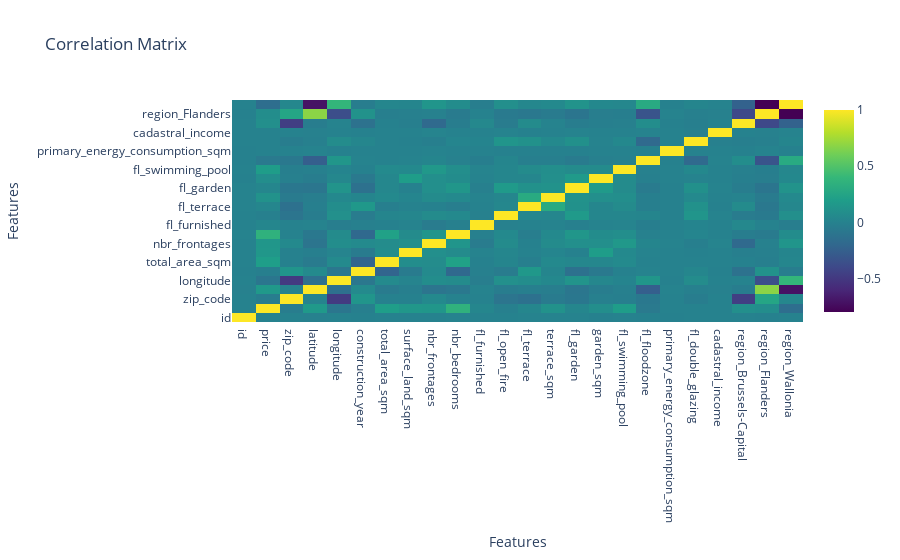

The cell this chart's notebook holds for it:
### Code cell
# Filter the dataframe to include only numeric columns
numeric_df = df2.select_dtypes(include=["int64", "float64"])

# Create a correlation matrix
correlation_matrix = numeric_df.corr()

# Create a heatmap using Plotly
fig = go.Figure(
    data=go.Heatmap(
        z=correlation_matrix.values,
        x=correlation_matrix.columns,
        y=correlation_matrix.index,
        colorscale="Viridis",
    )
)

# Set the title and axis labels
fig.update_layout(
    title="Correlation Matrix", xaxis_title="Features", yaxis_title="Features"
)

# Show the plot
fig.show()

### Figure 1 — Plotly figure (JSON) as saved in the notebook; plotly's stock layout.template omitted (floating-point values rounded to 4 significant figures; data arrays with more than 128 entries replaced by an {"elided": "..."} marker saying what was removed)
{"data": [{"colorscale": [[0, "#440154"], [0.1111, "#482878"], [0.2222, "#3e4989"], [0.3333, "#31688e"], [0.4444, "#26828e"], [0.5556, "#1f9e89"], [0.6667, "#35b779"], [0.7778, "#6ece58"], [0.8889, "#b5de2b"], [1, "#fde725"]], "type": "heatmap", "x": ["id", "price", "zip_code", "latitude", "longitude", "construction_year", "total_area_sqm", "surface_land_sqm", "nbr_frontages", "nbr_bedrooms", "fl_furnished", "fl_open_fire", "fl_terrace", "terrace_sqm", "fl_garden", "garden_sqm", "fl_swimming_pool", "fl_floodzone", "primary_energy_consumption_sqm", "fl_double_glazing", "cadastral_income", "region_Brussels-Capital", "region_Flanders", "region_Wallonia"], "y": ["id", "price", "zip_code", "latitude", "longitude", "construction_year", "total_area_sqm", "surface_land_sqm", "nbr_frontages", "nbr_bedrooms", "fl_furnished", "fl_open_fire", "fl_terrace", "terrace_sqm", "fl_garden", "garden_sqm", "fl_swimming_pool", "fl_floodzone", "primary_energy_consumption_sqm", "fl_double_glazing", "cadastral_income", "region_Brussels-Capital", "region_Flanders", "region_Wallonia"], "z": {"elided": "24x24 float values"}}], "layout": {"title": {"text": "Correlation Matrix"}, "xaxis": {"title": {"text": "Features"}}, "yaxis": {"title": {"text": "Features"}}}}
